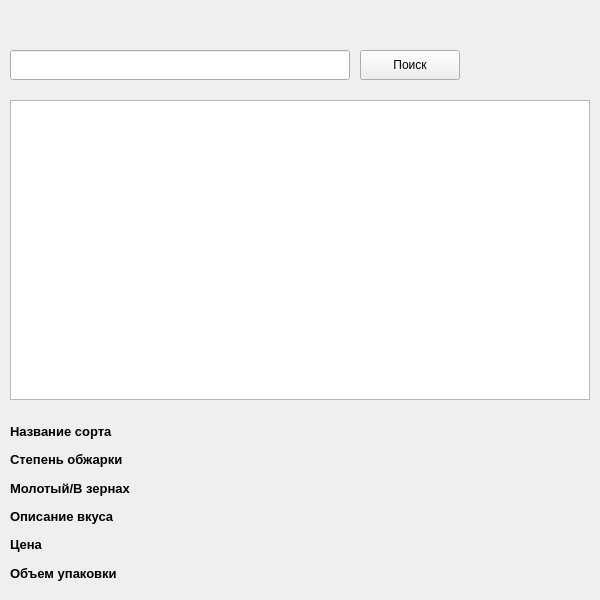
<?xml version="1.0" encoding="UTF-8"?>
<ui version="4.0">
 <class>MainWindow</class>
 <widget class="QMainWindow" name="MainWindow">
  <property name="geometry">
   <rect>
    <x>0</x>
    <y>0</y>
    <width>600</width>
    <height>600</height>
   </rect>
  </property>
  <property name="minimumSize">
   <size>
    <width>600</width>
    <height>600</height>
   </size>
  </property>
  <property name="maximumSize">
   <size>
    <width>600</width>
    <height>600</height>
   </size>
  </property>
  <property name="windowTitle">
   <string>Эспрессо</string>
  </property>
  <widget class="QWidget" name="centralwidget">
   <widget class="QLineEdit" name="lineEdit">
    <property name="geometry">
     <rect>
      <x>10</x>
      <y>50</y>
      <width>340</width>
      <height>30</height>
     </rect>
    </property>
   </widget>
   <widget class="QPushButton" name="pushButton">
    <property name="geometry">
     <rect>
      <x>360</x>
      <y>50</y>
      <width>100</width>
      <height>30</height>
     </rect>
    </property>
    <property name="text">
     <string>Поиск</string>
    </property>
   </widget>
   <widget class="QListWidget" name="listWidget">
    <property name="geometry">
     <rect>
      <x>10</x>
      <y>100</y>
      <width>580</width>
      <height>300</height>
     </rect>
    </property>
   </widget>
   <widget class="QWidget" name="layoutWidget">
    <property name="geometry">
     <rect>
      <x>240</x>
      <y>420</y>
      <width>351</width>
      <height>164</height>
     </rect>
    </property>
    <property name="font">
     <font>
      <family>Arial</family>
      <pointsize>9</pointsize>
      <weight>75</weight>
      <bold>true</bold>
     </font>
    </property>
    <layout class="QVBoxLayout" name="verticalLayout_2">
     <item>
      <widget class="QLabel" name="label_7">
       <property name="font">
        <font>
         <family>Arial</family>
         <pointsize>9</pointsize>
         <weight>75</weight>
         <bold>true</bold>
        </font>
       </property>
       <property name="text">
        <string/>
       </property>
      </widget>
     </item>
     <item>
      <widget class="QLabel" name="label_8">
       <property name="font">
        <font>
         <family>Arial</family>
         <pointsize>9</pointsize>
         <weight>75</weight>
         <bold>true</bold>
        </font>
       </property>
       <property name="text">
        <string/>
       </property>
      </widget>
     </item>
     <item>
      <widget class="QLabel" name="label_9">
       <property name="font">
        <font>
         <family>Arial</family>
         <pointsize>9</pointsize>
         <weight>75</weight>
         <bold>true</bold>
        </font>
       </property>
       <property name="text">
        <string/>
       </property>
      </widget>
     </item>
     <item>
      <widget class="QLabel" name="label_10">
       <property name="font">
        <font>
         <family>Arial</family>
         <pointsize>9</pointsize>
         <weight>75</weight>
         <bold>true</bold>
        </font>
       </property>
       <property name="text">
        <string/>
       </property>
      </widget>
     </item>
     <item>
      <widget class="QLabel" name="label_11">
       <property name="font">
        <font>
         <family>Arial</family>
         <pointsize>9</pointsize>
         <weight>75</weight>
         <bold>true</bold>
        </font>
       </property>
       <property name="text">
        <string/>
       </property>
      </widget>
     </item>
     <item>
      <widget class="QLabel" name="label_12">
       <property name="font">
        <font>
         <family>Arial</family>
         <pointsize>9</pointsize>
         <weight>75</weight>
         <bold>true</bold>
        </font>
       </property>
       <property name="text">
        <string/>
       </property>
      </widget>
     </item>
    </layout>
   </widget>
   <widget class="QWidget" name="">
    <property name="geometry">
     <rect>
      <x>10</x>
      <y>420</y>
      <width>191</width>
      <height>164</height>
     </rect>
    </property>
    <property name="font">
     <font>
      <family>Arial</family>
      <pointsize>10</pointsize>
      <weight>75</weight>
      <bold>true</bold>
     </font>
    </property>
    <layout class="QVBoxLayout" name="verticalLayout">
     <item>
      <widget class="QLabel" name="label">
       <property name="font">
        <font>
         <family>Arial</family>
         <pointsize>10</pointsize>
         <weight>75</weight>
         <bold>true</bold>
        </font>
       </property>
       <property name="text">
        <string>Название сорта</string>
       </property>
      </widget>
     </item>
     <item>
      <widget class="QLabel" name="label_2">
       <property name="font">
        <font>
         <family>Arial</family>
         <pointsize>10</pointsize>
         <weight>75</weight>
         <bold>true</bold>
        </font>
       </property>
       <property name="text">
        <string>Степень обжарки</string>
       </property>
      </widget>
     </item>
     <item>
      <widget class="QLabel" name="label_4">
       <property name="font">
        <font>
         <family>Arial</family>
         <pointsize>10</pointsize>
         <weight>75</weight>
         <bold>true</bold>
        </font>
       </property>
       <property name="text">
        <string>Молотый/В зернах</string>
       </property>
      </widget>
     </item>
     <item>
      <widget class="QLabel" name="label_3">
       <property name="font">
        <font>
         <family>Arial</family>
         <pointsize>10</pointsize>
         <weight>75</weight>
         <bold>true</bold>
        </font>
       </property>
       <property name="text">
        <string>Описание вкуса</string>
       </property>
      </widget>
     </item>
     <item>
      <widget class="QLabel" name="label_5">
       <property name="font">
        <font>
         <family>Arial</family>
         <pointsize>10</pointsize>
         <weight>75</weight>
         <bold>true</bold>
        </font>
       </property>
       <property name="text">
        <string>Цена</string>
       </property>
      </widget>
     </item>
     <item>
      <widget class="QLabel" name="label_6">
       <property name="font">
        <font>
         <family>Arial</family>
         <pointsize>10</pointsize>
         <weight>75</weight>
         <bold>true</bold>
        </font>
       </property>
       <property name="text">
        <string>Объем упаковки</string>
       </property>
      </widget>
     </item>
    </layout>
   </widget>
  </widget>
 </widget>
 <resources/>
 <connections/>
</ui>
